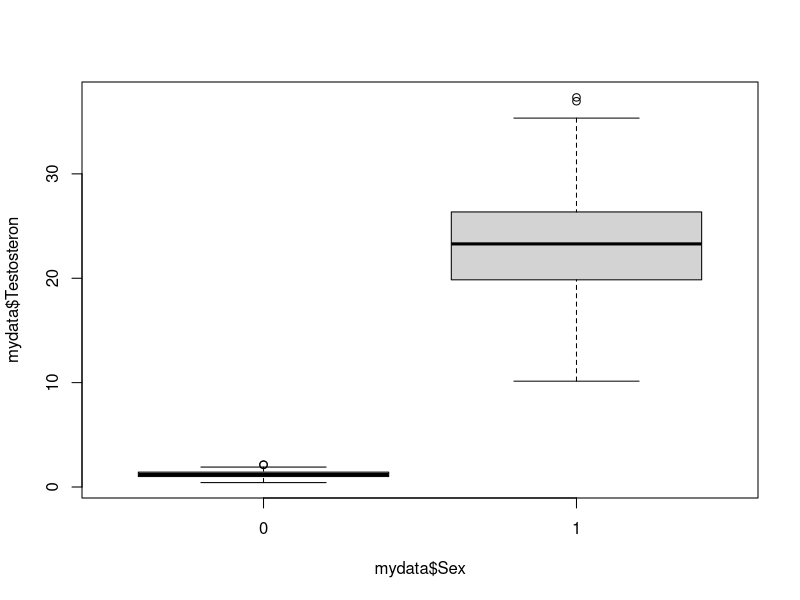
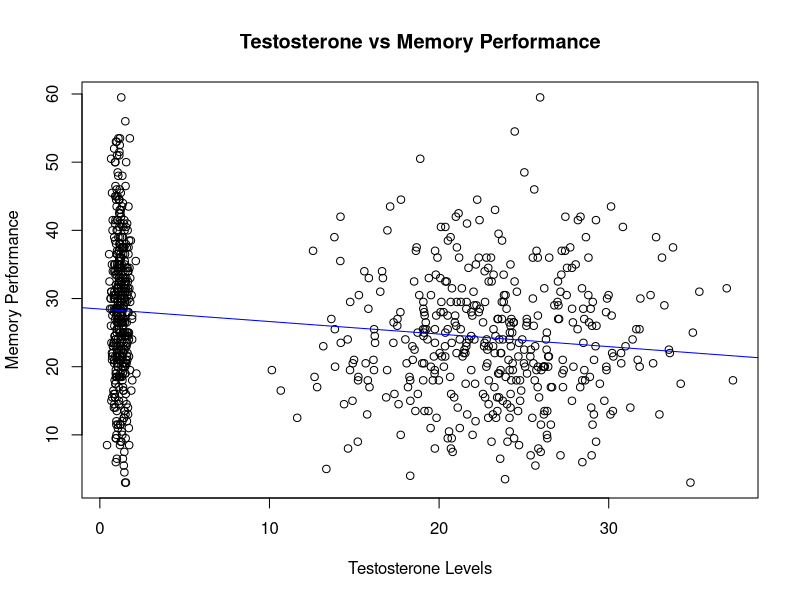
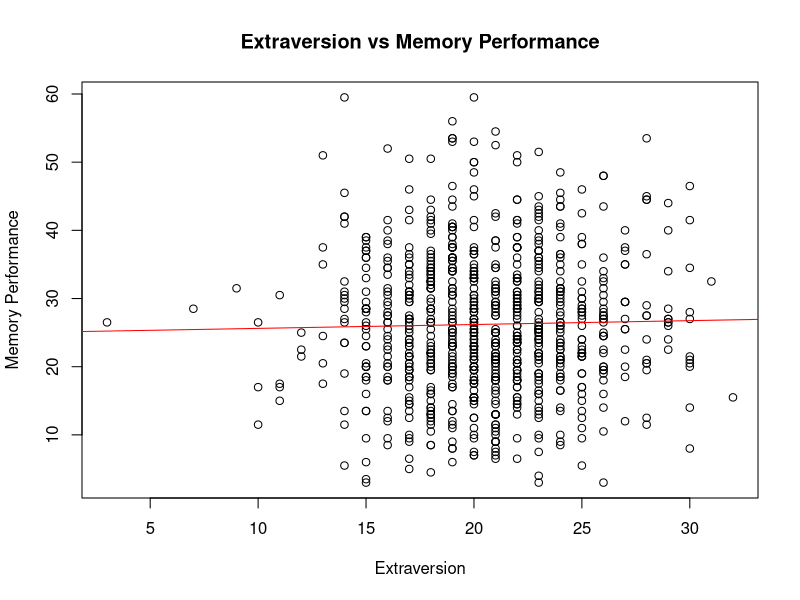
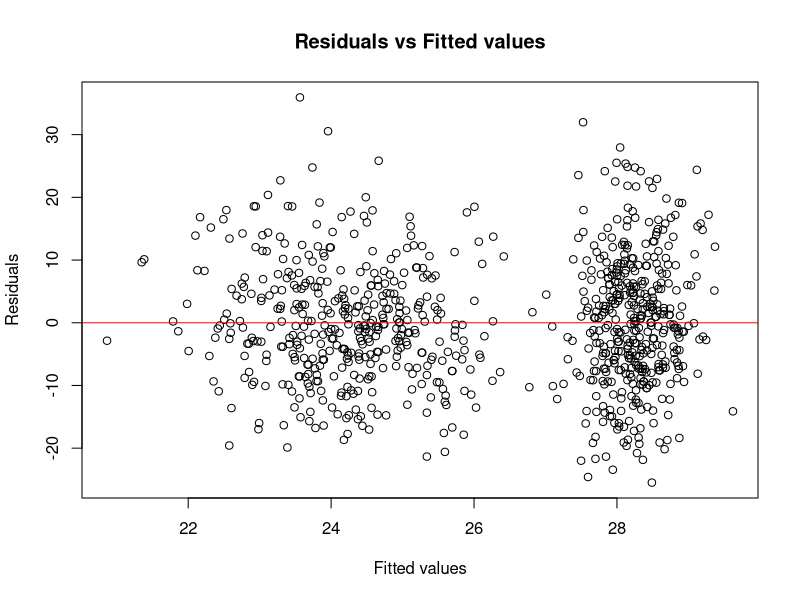
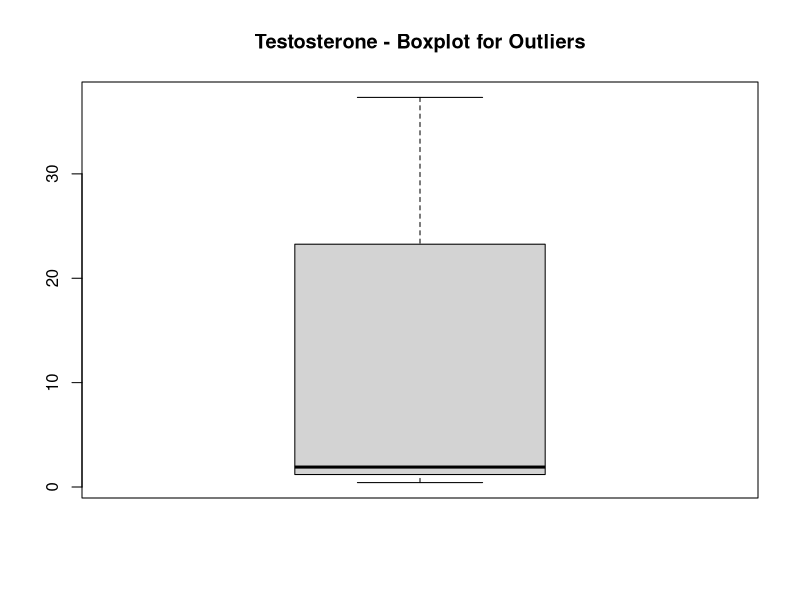
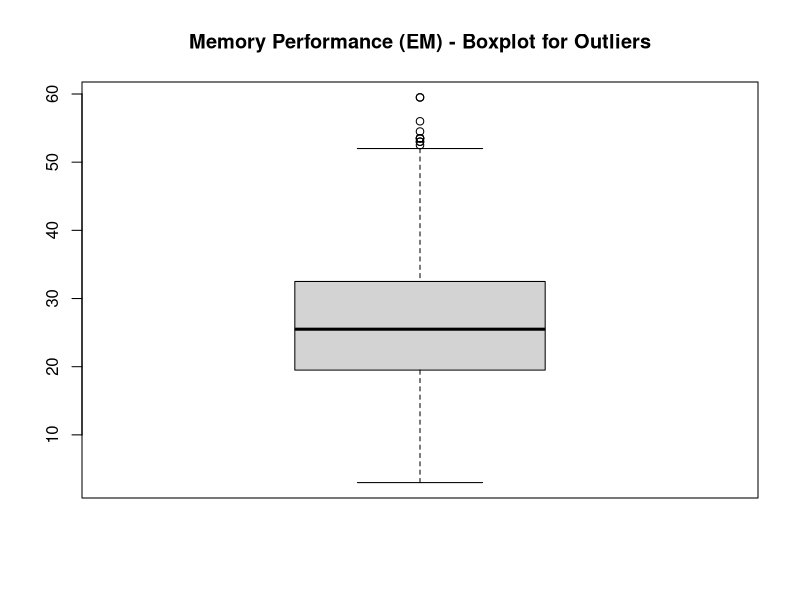

Recreate these plots in R, in order.


#Excercice 7


### Datenanalyse für die Frage: Wie beeinflussen Testosteronspiegel und Extraversion die Gedächtnisleistung?

# Set working directory
setwd("/Users/larissa-ravessoud/Documents/GitHub/GIT_2_LARISSA")

# Load the dataset
mydata <- read.table("mydata.txt", header=T, sep="\t")

# View the dataset and check its dimensions
View(mydata)
dim(mydata)
summary(mydata)
head(mydata)

# Convert "Sex" and "Filter" columns to factors (categorical variables)
mydata$Sex <- as.factor(mydata$Sex)
mydata$Filter <- as.factor(mydata$Filter)

# Filter the dataset to include only rows where "Filter" equals 0
mydata <- subset(mydata, Filter == 0)

# Check the number of rows after filtering
nrow(mydata)

# Renaming Sex for clarity ("female" and "male" labels)
mydata$Sex_ch <- factor(mydata$Sex, levels=c(0, 1), labels=c("female", "male"))

# Visualizing the distribution of testosterone by sex
t.test(mydata$Testosteron ~ mydata$Sex)  # T-test for testosterone by sex
plot(mydata$Testosteron ~ mydata$Sex)  # Boxplot

# Summary statistics for testosterone levels by sex
summary(mydata$Testosteron[mydata$Sex == 0]) 
summary(mydata$Testosteron[mydata$Sex == 1])

# If they are not numeric, convert them to numeric
mydata$Testosteron <- as.numeric(mydata$Testosteron)
mydata$EM <- (mydata$EM_SD + mydata$EM_LD) / 2
mydata$EM <- as.numeric(mydata$EM)

# Handle missing values and compute the correlation between Testosteron and EM
cor_testosterone_memory <- cor(mydata$Testosteron, mydata$EM, use="complete.obs")
cat("Correlation between Testosterone and Memory Performance: ", cor_testosterone_memory, "\n")

# Checking the relationship between extraversion and memory performance
cor(mydata$Extraversion, mydata$EM, use="pairwise")  # Correlation test between extraversion and memory

# Performing a linear regression to examine how testosterone and extraversion influence memory performance
lm_model <- lm(EM ~ Testosteron + Extraversion, data=mydata)
summary(lm_model)  # Summary of the regression model

# Visualizing the effect of testosterone on memory performance
plot(mydata$Testosteron, mydata$EM, main="Testosterone vs Memory Performance",
     xlab="Testosterone Levels", ylab="Memory Performance")
abline(lm(mydata$EM ~ mydata$Testosteron), col="blue")  # Regression line

# Visualizing the effect of extraversion on memory performance
plot(mydata$Extraversion, mydata$EM, main="Extraversion vs Memory Performance",
     xlab="Extraversion", ylab="Memory Performance")
abline(lm(mydata$EM ~ mydata$Extraversion), col="red")  # Regression line

# Investigating interaction effects: Does the combination of testosterone and extraversion affect memory performance?
interaction_model <- lm(EM ~ Testosteron * Extraversion, data=mydata)
summary(interaction_model)  # Summary of the interaction model

# Checking the correlation between testosterone, extraversion, and memory performance
cor_testosterone_extraversion <- cor(mydata$Testosteron, mydata$Extraversion, use="pairwise")
cat("Correlation between testosterone and extraversion:", cor_testosterone_extraversion, "\n")

# Check model assumptions: Residuals vs Fitted values for the linear model
plot(lm_model$residuals ~ lm_model$fitted.values, main="Residuals vs Fitted values",
     xlab="Fitted values", ylab="Residuals")
abline(h=0, col="red")  # Horizontal line at 0

# Optional: If you want to assess the impact of sex as a covariate
lm_sex_model <- lm(EM ~ Testosteron + Extraversion + Sex_ch, data=mydata)
summary(lm_sex_model)  # Check if sex also affects memory performance

# If the dataset includes fMRI or other brain activity data, you could also add that in your models
# For example, adding fMRI hippocampal activity as a covariate
lm_fmri_model <- lm(EM ~ Testosteron + Extraversion + fMRI_hipp_neg_neu, data=mydata)
summary(lm_fmri_model)

### Sensitivity Analysis

# Check for outliers in the 'Testosteron' and 'EM' variables
boxplot(mydata$Testosteron, main="Testosterone - Boxplot for Outliers")
boxplot(mydata$EM, main="Memory Performance (EM) - Boxplot for Outliers")

# Remove outliers (Testosterone and EM) based on a 1.5 * IQR rule
Q1_testosterone <- quantile(mydata$Testosteron, 0.25)
Q3_testosterone <- quantile(mydata$Testosteron, 0.75)
IQR_testosterone <- IQR(mydata$Testosteron)
lower_bound_testosterone <- Q1_testosterone - 1.5 * IQR_testosterone
upper_bound_testosterone <- Q3_testosterone + 1.5 * IQR_testosterone
mydata_no_outliers_testosterone <- subset(mydata, Testosteron >= lower_bound_testosterone & Testosteron <= upper_bound_testosterone)

Q1_em <- quantile(mydata$EM, 0.25)
Q3_em <- quantile(mydata$EM, 0.75)
IQR_em <- IQR(mydata$EM)
lower_bound_em <- Q1_em - 1.5 * IQR_em
upper_bound_em <- Q3_em + 1.5 * IQR_em
mydata_no_outliers_em <- subset(mydata_no_outliers_testosterone, EM >= lower_bound_em & EM <= upper_bound_em)

# Perform the analysis after removing outliers
lm_sensitivity_outliers <- lm(EM ~ Testosteron + Extraversion, data=mydata_no_outliers_em)
summary(lm_sensitivity_outliers)

# Sensitivity to missing data handling (complete observations vs. mean imputation)
mydata_imputed <- mydata
mydata_imputed$Testosteron[is.na(mydata_imputed$Testosteron)] <- mean(mydata_imputed$Testosteron, na.rm=TRUE)
mydata_imputed$EM[is.na(mydata_imputed$EM)] <- mean(mydata_imputed$EM, na.rm=TRUE)

# Perform the analysis after imputation
lm_sensitivity_imputation <- lm(EM ~ Testosteron + Extraversion, data=mydata_imputed)
summary(lm_sensitivity_imputation)

# Compare results from original, outlier-free, and imputed data models
cat("Sensitivity Analysis Summary: \n")
cat("Model with original data:\n")
summary(lm(EM ~ Testosteron + Extraversion, data=mydata))
cat("Model after removing outliers:\n")
summary(lm_sensitivity_outliers)
cat("Model after imputation:\n")
summary(lm_sensitivity_imputation)

### Replication Analysis

# Load the replication dataset (assuming a separate file "repdata.txt" is provided)
repdata <- read.table("repdata.txt", header=T, sep="\t")

# Check the structure of the replication data
str(repdata)
summary(repdata)

# Ensure the same preprocessing as the original dataset (e.g., filtering, conversion of categorical variables)
repdata$Sex <- as.factor(repdata$Sex)
repdata$Filter <- as.factor(repdata$Filter)
repdata <- subset(repdata, Filter == 0)

# Create the EM variable if necessary (assuming EM is an average of EM_SD and EM_LD)
repdata$EM <- (repdata$EM_SD + repdata$EM_LD) / 2

# Confirm that 'Testosteron' and 'Extraversion' are numeric
repdata$Testosteron <- as.numeric(repdata$Testosteron)
repdata$Extraversion <- as.numeric(repdata$Extraversion)
repdata$EM <- as.numeric(repdata$EM)

# Perform the same linear regression as in the original analysis
lm_replication <- lm(EM ~ Testosteron + Extraversion, data=repdata)
summary(lm_replication)

# Compare the results of the replication analysis to the original dataset's results
cat("Replication Analysis Results: \n")
cat("Original study model:\n")
summary(lm(EM ~ Testosteron + Extraversion, data=mydata))
cat("Replication study model:\n")
summary(lm_replication)

# If you want to compare the models' coefficients statistically (e.g., using interaction terms)
lm_replication_interaction <- lm(EM ~ Testosteron * Extraversion, data=repdata)
summary(lm_replication_interaction)


